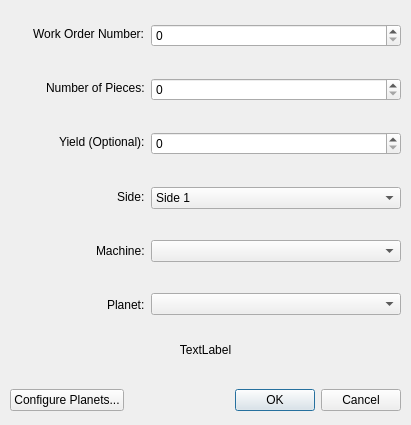
<?xml version="1.0" encoding="UTF-8"?>
<ui version="4.0">
 <class>Dialog</class>
 <widget class="QDialog" name="Dialog">
  <property name="geometry">
   <rect>
    <x>0</x>
    <y>0</y>
    <width>411</width>
    <height>425</height>
   </rect>
  </property>
  <property name="minimumSize">
   <size>
    <width>411</width>
    <height>425</height>
   </size>
  </property>
  <property name="windowTitle">
   <string>Dialog</string>
  </property>
  <widget class="QWidget" name="layoutWidget">
   <property name="geometry">
    <rect>
     <x>10</x>
     <y>385</y>
     <width>391</width>
     <height>30</height>
    </rect>
   </property>
   <layout class="QHBoxLayout" name="horizontalLayout">
    <item>
     <widget class="QPushButton" name="planetButton">
      <property name="text">
       <string>Configure Planets...</string>
      </property>
     </widget>
    </item>
    <item>
     <spacer name="horizontalSpacer">
      <property name="orientation">
       <enum>Qt::Horizontal</enum>
      </property>
      <property name="sizeHint" stdset="0">
       <size>
        <width>40</width>
        <height>20</height>
       </size>
      </property>
     </spacer>
    </item>
    <item>
     <widget class="QDialogButtonBox" name="buttonBox">
      <property name="orientation">
       <enum>Qt::Horizontal</enum>
      </property>
      <property name="standardButtons">
       <set>QDialogButtonBox::Cancel|QDialogButtonBox::Ok</set>
      </property>
     </widget>
    </item>
   </layout>
  </widget>
  <widget class="QLabel" name="errorSection">
   <property name="geometry">
    <rect>
     <x>0</x>
     <y>325</y>
     <width>411</width>
     <height>50</height>
    </rect>
   </property>
   <property name="minimumSize">
    <size>
     <width>0</width>
     <height>50</height>
    </size>
   </property>
   <property name="text">
    <string>TextLabel</string>
   </property>
   <property name="alignment">
    <set>Qt::AlignCenter</set>
   </property>
  </widget>
  <widget class="QWidget" name="layoutWidget">
   <property name="geometry">
    <rect>
     <x>10</x>
     <y>24</y>
     <width>391</width>
     <height>291</height>
    </rect>
   </property>
   <layout class="QHBoxLayout" name="horizontalLayout_7">
    <item>
     <layout class="QVBoxLayout" name="verticalLayout">
      <item>
       <layout class="QHBoxLayout" name="horizontalLayout_2">
        <item>
         <spacer name="horizontalSpacer_6">
          <property name="orientation">
           <enum>Qt::Horizontal</enum>
          </property>
          <property name="sizeType">
           <enum>QSizePolicy::Expanding</enum>
          </property>
          <property name="sizeHint" stdset="0">
           <size>
            <width>40</width>
            <height>20</height>
           </size>
          </property>
         </spacer>
        </item>
        <item>
         <widget class="QLabel" name="label">
          <property name="text">
           <string>Work Order Number:</string>
          </property>
         </widget>
        </item>
       </layout>
      </item>
      <item>
       <spacer name="verticalSpacer">
        <property name="orientation">
         <enum>Qt::Vertical</enum>
        </property>
        <property name="sizeHint" stdset="0">
         <size>
          <width>20</width>
          <height>40</height>
         </size>
        </property>
       </spacer>
      </item>
      <item>
       <layout class="QHBoxLayout" name="horizontalLayout_3">
        <item>
         <spacer name="horizontalSpacer_5">
          <property name="orientation">
           <enum>Qt::Horizontal</enum>
          </property>
          <property name="sizeHint" stdset="0">
           <size>
            <width>40</width>
            <height>20</height>
           </size>
          </property>
         </spacer>
        </item>
        <item>
         <widget class="QLabel" name="label_2">
          <property name="text">
           <string>Number of Pieces:</string>
          </property>
         </widget>
        </item>
       </layout>
      </item>
      <item>
       <spacer name="verticalSpacer_2">
        <property name="orientation">
         <enum>Qt::Vertical</enum>
        </property>
        <property name="sizeHint" stdset="0">
         <size>
          <width>20</width>
          <height>40</height>
         </size>
        </property>
       </spacer>
      </item>
      <item>
       <layout class="QHBoxLayout" name="horizontalLayout_8">
        <item>
         <spacer name="horizontalSpacer_7">
          <property name="orientation">
           <enum>Qt::Horizontal</enum>
          </property>
          <property name="sizeHint" stdset="0">
           <size>
            <width>40</width>
            <height>20</height>
           </size>
          </property>
         </spacer>
        </item>
        <item>
         <widget class="QLabel" name="label_6">
          <property name="text">
           <string>Yield (Optional):</string>
          </property>
         </widget>
        </item>
       </layout>
      </item>
      <item>
       <spacer name="verticalSpacer_9">
        <property name="orientation">
         <enum>Qt::Vertical</enum>
        </property>
        <property name="sizeHint" stdset="0">
         <size>
          <width>20</width>
          <height>40</height>
         </size>
        </property>
       </spacer>
      </item>
      <item>
       <layout class="QHBoxLayout" name="horizontalLayout_4">
        <item>
         <spacer name="horizontalSpacer_4">
          <property name="orientation">
           <enum>Qt::Horizontal</enum>
          </property>
          <property name="sizeHint" stdset="0">
           <size>
            <width>40</width>
            <height>20</height>
           </size>
          </property>
         </spacer>
        </item>
        <item>
         <widget class="QLabel" name="label_3">
          <property name="text">
           <string>Side:</string>
          </property>
         </widget>
        </item>
       </layout>
      </item>
      <item>
       <spacer name="verticalSpacer_3">
        <property name="orientation">
         <enum>Qt::Vertical</enum>
        </property>
        <property name="sizeHint" stdset="0">
         <size>
          <width>20</width>
          <height>40</height>
         </size>
        </property>
       </spacer>
      </item>
      <item>
       <layout class="QHBoxLayout" name="horizontalLayout_5">
        <item>
         <spacer name="horizontalSpacer_3">
          <property name="orientation">
           <enum>Qt::Horizontal</enum>
          </property>
          <property name="sizeHint" stdset="0">
           <size>
            <width>40</width>
            <height>20</height>
           </size>
          </property>
         </spacer>
        </item>
        <item>
         <widget class="QLabel" name="label_5">
          <property name="text">
           <string>Machine:</string>
          </property>
         </widget>
        </item>
       </layout>
      </item>
      <item>
       <spacer name="verticalSpacer_4">
        <property name="orientation">
         <enum>Qt::Vertical</enum>
        </property>
        <property name="sizeHint" stdset="0">
         <size>
          <width>20</width>
          <height>40</height>
         </size>
        </property>
       </spacer>
      </item>
      <item>
       <layout class="QHBoxLayout" name="horizontalLayout_6">
        <item>
         <spacer name="horizontalSpacer_2">
          <property name="orientation">
           <enum>Qt::Horizontal</enum>
          </property>
          <property name="sizeHint" stdset="0">
           <size>
            <width>40</width>
            <height>20</height>
           </size>
          </property>
         </spacer>
        </item>
        <item>
         <widget class="QLabel" name="label_4">
          <property name="text">
           <string>Planet:</string>
          </property>
         </widget>
        </item>
       </layout>
      </item>
     </layout>
    </item>
    <item>
     <layout class="QVBoxLayout" name="verticalLayout_2">
      <item>
       <widget class="QSpinBox" name="woNumber"/>
      </item>
      <item>
       <spacer name="verticalSpacer_8">
        <property name="orientation">
         <enum>Qt::Vertical</enum>
        </property>
        <property name="sizeHint" stdset="0">
         <size>
          <width>17</width>
          <height>25</height>
         </size>
        </property>
       </spacer>
      </item>
      <item>
       <widget class="QSpinBox" name="numPieces"/>
      </item>
      <item>
       <spacer name="verticalSpacer_7">
        <property name="orientation">
         <enum>Qt::Vertical</enum>
        </property>
        <property name="sizeHint" stdset="0">
         <size>
          <width>17</width>
          <height>25</height>
         </size>
        </property>
       </spacer>
      </item>
      <item>
       <widget class="QSpinBox" name="yldBox"/>
      </item>
      <item>
       <spacer name="verticalSpacer_10">
        <property name="orientation">
         <enum>Qt::Vertical</enum>
        </property>
        <property name="sizeHint" stdset="0">
         <size>
          <width>17</width>
          <height>25</height>
         </size>
        </property>
       </spacer>
      </item>
      <item>
       <widget class="QComboBox" name="side">
        <property name="cursor">
         <cursorShape>PointingHandCursor</cursorShape>
        </property>
        <item>
         <property name="text">
          <string>Side 1</string>
         </property>
        </item>
        <item>
         <property name="text">
          <string>Side 2</string>
         </property>
        </item>
       </widget>
      </item>
      <item>
       <spacer name="verticalSpacer_6">
        <property name="orientation">
         <enum>Qt::Vertical</enum>
        </property>
        <property name="sizeHint" stdset="0">
         <size>
          <width>17</width>
          <height>25</height>
         </size>
        </property>
       </spacer>
      </item>
      <item>
       <widget class="QComboBox" name="machineNum">
        <property name="cursor">
         <cursorShape>PointingHandCursor</cursorShape>
        </property>
       </widget>
      </item>
      <item>
       <spacer name="verticalSpacer_5">
        <property name="orientation">
         <enum>Qt::Vertical</enum>
        </property>
        <property name="sizeHint" stdset="0">
         <size>
          <width>17</width>
          <height>25</height>
         </size>
        </property>
       </spacer>
      </item>
      <item>
       <widget class="QComboBox" name="planetNum">
        <property name="minimumSize">
         <size>
          <width>250</width>
          <height>0</height>
         </size>
        </property>
        <property name="cursor">
         <cursorShape>PointingHandCursor</cursorShape>
        </property>
       </widget>
      </item>
     </layout>
    </item>
   </layout>
  </widget>
 </widget>
 <resources/>
 <connections>
  <connection>
   <sender>buttonBox</sender>
   <signal>accepted()</signal>
   <receiver>Dialog</receiver>
   <slot>accept()</slot>
   <hints>
    <hint type="sourcelabel">
     <x>248</x>
     <y>254</y>
    </hint>
    <hint type="destinationlabel">
     <x>157</x>
     <y>274</y>
    </hint>
   </hints>
  </connection>
  <connection>
   <sender>buttonBox</sender>
   <signal>rejected()</signal>
   <receiver>Dialog</receiver>
   <slot>reject()</slot>
   <hints>
    <hint type="sourcelabel">
     <x>316</x>
     <y>260</y>
    </hint>
    <hint type="destinationlabel">
     <x>286</x>
     <y>274</y>
    </hint>
   </hints>
  </connection>
 </connections>
</ui>
